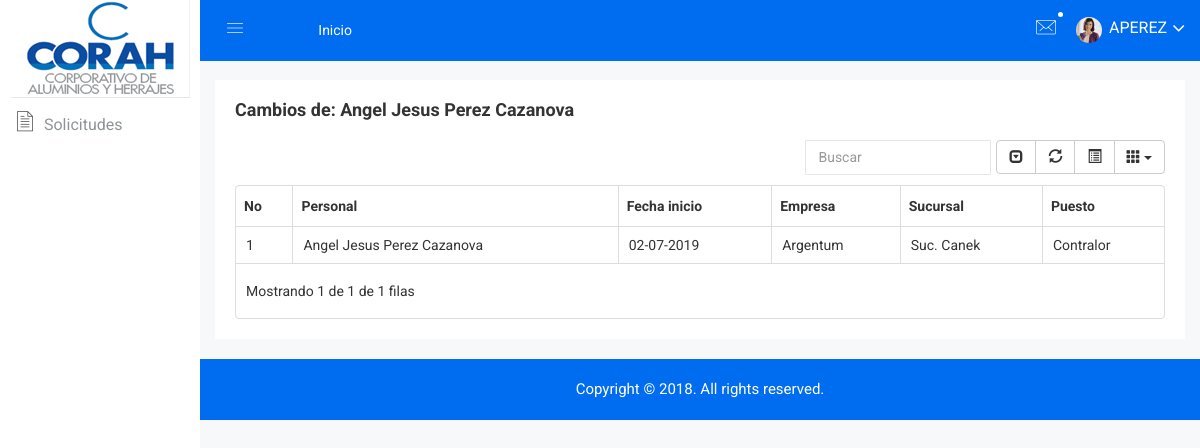
Screenshot of /BackEnd/Vistas/Cambios_Empleado.php?IdPersonal=1 (signed in) with the database file from the repository.
### tables this page shows
CREATE TABLE `personal` (
  `IdPersonal` int(11) NOT NULL AUTO_INCREMENT,
  `Nombre` varchar(50) DEFAULT NULL,
  `ApellidoPaterno` varchar(60) DEFAULT NULL,
  `ApellidoMaterno` varchar(60) DEFAULT NULL,
  `Curp` varchar(20) DEFAULT NULL,
  `Tipo` varchar(60) DEFAULT NULL,
  `Direccion` varchar(200) DEFAULT NULL,
  `Colonia` varchar(150) DEFAULT NULL,
  `Delegacion` varchar(150) DEFAULT NULL,
  `CodigoPostal` int(11) DEFAULT NULL,
  `Rfc` varchar(200) DEFAULT NULL,
  `Imss` varchar(70) DEFAULT NULL,
  `FechaNacimiento` date DEFAULT NULL,
  `NivelAcademico` varchar(70) DEFAULT NULL,
  `Sexo` varchar(15) DEFAULT NULL,
  `EstadoCivil` varchar(50) DEFAULT NULL,
  `Hijos` varchar(10) DEFAULT NULL,
  `Padre` varchar(90) DEFAULT NULL,
  `Madre` varchar(90) DEFAULT NULL,
  `Departamento` varchar(60) DEFAULT NULL,
  `SueldoDiario` decimal(10,0) DEFAULT NULL,
  `SueldoAnterior` decimal(10,0) DEFAULT NULL,
  `SueldoActual` decimal(10,0) DEFAULT NULL,
  `FechaBaja` datetime DEFAULT NULL,
  `ConceptoBaja` varchar(70) DEFAULT NULL,
  `FechaAlta` datetime DEFAULT NULL,
  `FechaAntiguedad` datetime DEFAULT NULL,
  `UltimaModificacion` datetime DEFAULT NULL,
  `TipoContrato` varchar(70) DEFAULT NULL,
  `Telefono` varchar(15) DEFAULT NULL,
  `IdPuesto` int(11) NOT NULL,
  `IdUsuario` int(11) NOT NULL,
  `IdSucursal` int(11) NOT NULL,
  `IdPoblacion` int(11) NOT NULL,
  PRIMARY KEY (`IdPersonal`),
  KEY `RefPuestos7` (`IdPuesto`),
  KEY `RefUsuario11` (`IdUsuario`),
  KEY `RefSucursal15` (`IdSucursal`),
  KEY `RefPoblacion16` (`IdPoblacion`),
  CONSTRAINT `RefPoblacion16` FOREIGN KEY (`IdPoblacion`) REFERENCES `poblacion` (`IdPoblacion`),
  CONSTRAINT `RefPuestos7` FOREIGN KEY (`IdPuesto`) REFERENCES `puestos` (`IdPuesto`),
  CONSTRAINT `RefSucursal15` FOREIGN KEY (`IdSucursal`) REFERENCES `sucursal` (`IdSucursal`),
  CONSTRAINT `RefUsuario11` FOREIGN KEY (`IdUsuario`) REFERENCES `usuario` (`IdUsuario`)
);

CREATE TABLE `cambios` (
  `IdCambio` int(11) NOT NULL AUTO_INCREMENT,
  `FechaInicio` datetime DEFAULT NULL,
  `IdPersonal` int(11) NOT NULL,
  `IdSucursal` int(11) NOT NULL,
  `IdPuesto` int(11) NOT NULL,
  `Descripcion` varchar(230) DEFAULT NULL,
  PRIMARY KEY (`IdCambio`),
  KEY `RefPersonal3` (`IdPersonal`),
  KEY `RefSucursal21` (`IdSucursal`),
  KEY `RefPuestos22` (`IdPuesto`),
  CONSTRAINT `RefPersonal3` FOREIGN KEY (`IdPersonal`) REFERENCES `personal` (`IdPersonal`),
  CONSTRAINT `RefPuestos22` FOREIGN KEY (`IdPuesto`) REFERENCES `puestos` (`IdPuesto`),
  CONSTRAINT `RefSucursal21` FOREIGN KEY (`IdSucursal`) REFERENCES `sucursal` (`IdSucursal`)
);

CREATE TABLE `empresa` (
  `IdEmpresa` int(11) NOT NULL AUTO_INCREMENT,
  `NombreEmpresa` varchar(30) DEFAULT NULL,
  `ClaveEmpresa` varchar(10) DEFAULT NULL,
  PRIMARY KEY (`IdEmpresa`)
);

CREATE TABLE `sucursal` (
  `IdSucursal` int(11) NOT NULL AUTO_INCREMENT,
  `NombreSucursal` varchar(30) DEFAULT NULL,
  `Region` varchar(40) DEFAULT NULL,
  `IdEmpresa` int(11) NOT NULL,
  `IdPoblacion` int(11) NOT NULL,
  PRIMARY KEY (`IdSucursal`),
  KEY `RefEmpresa12` (`IdEmpresa`),
  KEY `RefPoblacion13` (`IdPoblacion`),
  CONSTRAINT `RefEmpresa12` FOREIGN KEY (`IdEmpresa`) REFERENCES `empresa` (`IdEmpresa`),
  CONSTRAINT `RefPoblacion13` FOREIGN KEY (`IdPoblacion`) REFERENCES `poblacion` (`IdPoblacion`)
);

CREATE TABLE `puestos` (
  `IdPuesto` int(11) NOT NULL AUTO_INCREMENT,
  `NombrePuesto` varchar(70) DEFAULT NULL,
  PRIMARY KEY (`IdPuesto`)
);

### BackEnd/Vistas/Cambios_Empleado.php (the view, shortened to what this page needs)
<?php
include("../Master/Header.php");
include("../Modelo/Conexion.php");
$IdPersonal = $_GET['IdPersonal'];
$sql= $pdo->prepare("SELECT  c.IdCambio, c.FechaInicio, c.IdPersonal, c.IdSucursal, pu.NombrePuesto, s.NombreSucursal, e.NombreEmpresa, p.Nombre, p.ApellidoPaterno, p.ApellidoMaterno
from cambios c
inner join puestos pu on c.IdPuesto = pu.IdPuesto
inner join sucursal s on c.IdSucursal = s.IdSucursal
inner join empresa e on s.IdEmpresa = e.IdEmpresa
inner join personal p on c.IdPersonal = p.IdPersonal where c.IdPersonal = $IdPersonal");
$sql->execute();
$resultado=$sql->fetchALL(PDO::FETCH_ASSOC);
$sql1 = 'SELECT * from personal WHERE IdPersonal = :IdPersonal';
$sentencia = $pdo->prepare($sql1);
$sentencia ->execute([':IdPersonal'=>$IdPersonal]);
$empleado = $sentencia->fetch(PDO::FETCH_OBJ);
?>
        <link rel="stylesheet" href="../Recursos/sweetalert/sweetalert2.min.css" type="text/css" />
    <link rel="stylesheet" href="../Recursos/css/data-table/bootstrap-table.css">
    <link rel="stylesheet" href="../Recursos/css/data-table/bootstrap-editable.css">
<div class="data-table-area mg-b-15">
         <br/>
            <div class="container-fluid" >
                <div class="row">
                    <div class="col-lg-12 col-md-12 col-sm-12 col-xs-12">
                        <div class="sparkline13-list">
                            <div class="sparkline13-hd">
                                <div class="main-sparkline13-hd">
                                <h4>Cambios de: <?php echo $empleado->Nombre ." ". $empleado->ApellidoPaterno ." ". $empleado->ApellidoMaterno?></h4>
                                </div>
							</div>
                            <div class="sparkline13-graph">
                                <div class="datatable-dashv1-list custom-datatable-overright">
                                <table id="table" data-toggle="table" data-pagination="true" data-search="true" data-show-columns="true" data-show-pagination-switch="true" data-show-refresh="true" data-key-events="true" data-show-toggle="true" data-resizable="true" data-cookie="true"
                                        data-cookie-id-table="saveId" data-show-export="true" data-click-to-select="true" data-toolbar="#toolbar">
                                        <thead>
                                            <tr>
                                            <th>No</th>
                                            <th>Personal</th>
                                            <th>Fecha inicio</th>
                                            <th>Empresa</th>
                                            <th>Sucursal</th>
                                            <th>Puesto</th>
                                            </tr>
                                        </thead>
                                        <tbody>
                                        <?php foreach ($resultado as $dato) {?>
                                            <tr>
                                                <td><?php echo $dato['IdCambio']; ?></td>
                                                <td><?php echo $dato['Nombre'] ." ". $dato['ApellidoPaterno'] ." ". $dato['ApellidoMaterno'] ?></td>
                                                <td><?php echo date("d-m-Y", strtotime( $dato['FechaInicio'])); ?></td>
                                                <td><?php echo $dato['NombreEmpresa']; ?></td>
                                                <td><?php echo $dato['NombreSucursal']; ?></td>
                                                <td><?php echo $dato['NombrePuesto']; ?></td>
                                            </tr>
                                        <?php } ?>
                                        </tbody>
                                    </table>
                            </div>
                        </div>
                    </div>
                </div>
            </div>
        </div> <br>
<?php
 include ("../Master/Footer.php");
?>

### BackEnd/Recursos/css/main.css (style rules this page uses)
html { color: #222; font-size: 1em; line-height: 1.4; }

### rows the page displays
personal: Nombre "Angel Jesus", ApellidoPaterno "Perez", ApellidoMaterno "Cazanova"
cambios: IdCambio "1", IdPersonal.Nombre "Angel Jesus", IdPersonal.ApellidoPaterno "Perez", IdPersonal.ApellidoMaterno "Cazanova", FechaInicio "02-07-2019", empresa.NombreEmpresa "Argentum", IdSucursal.NombreSucursal "Suc. Canek", IdPuesto.NombrePuesto "Contralor"

### other values shown
$_SESSION['Usuario'] "APEREZ"
